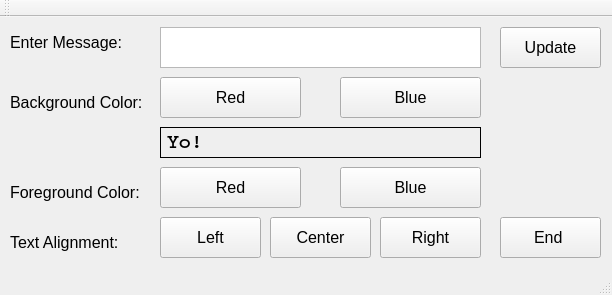
<?xml version="1.0" encoding="UTF-8"?>
<ui version="4.0">
 <class>P1Window</class>
 <widget class="QMainWindow" name="P1Window">
  <property name="geometry">
   <rect>
    <x>0</x>
    <y>0</y>
    <width>612</width>
    <height>295</height>
   </rect>
  </property>
  <property name="windowTitle">
   <string>P1Window</string>
  </property>
  <widget class="QWidget" name="centralWidget">
   <widget class="QPushButton" name="pushButton">
    <property name="geometry">
     <rect>
      <x>500</x>
      <y>10</y>
      <width>101</width>
      <height>41</height>
     </rect>
    </property>
    <property name="font">
     <font>
      <pointsize>12</pointsize>
     </font>
    </property>
    <property name="text">
     <string>Update</string>
    </property>
   </widget>
   <widget class="QLabel" name="label">
    <property name="geometry">
     <rect>
      <x>10</x>
      <y>10</y>
      <width>121</width>
      <height>31</height>
     </rect>
    </property>
    <property name="font">
     <font>
      <pointsize>12</pointsize>
     </font>
    </property>
    <property name="text">
     <string>Enter Message:</string>
    </property>
   </widget>
   <widget class="QPlainTextEdit" name="changeText">
    <property name="geometry">
     <rect>
      <x>160</x>
      <y>10</y>
      <width>321</width>
      <height>41</height>
     </rect>
    </property>
    <property name="font">
     <font>
      <family>Courier New</family>
      <pointsize>15</pointsize>
      <weight>75</weight>
      <bold>true</bold>
     </font>
    </property>
   </widget>
   <widget class="QLabel" name="targetTextLabel">
    <property name="geometry">
     <rect>
      <x>160</x>
      <y>110</y>
      <width>321</width>
      <height>31</height>
     </rect>
    </property>
    <property name="font">
     <font>
      <family>Courier</family>
      <pointsize>15</pointsize>
      <weight>75</weight>
      <bold>true</bold>
     </font>
    </property>
    <property name="layoutDirection">
     <enum>Qt::LeftToRight</enum>
    </property>
    <property name="frameShape">
     <enum>QFrame::Box</enum>
    </property>
    <property name="text">
     <string>Yo!</string>
    </property>
   </widget>
   <widget class="QLabel" name="label_2">
    <property name="geometry">
     <rect>
      <x>10</x>
      <y>70</y>
      <width>141</width>
      <height>31</height>
     </rect>
    </property>
    <property name="font">
     <font>
      <pointsize>12</pointsize>
     </font>
    </property>
    <property name="text">
     <string>Background Color:</string>
    </property>
   </widget>
   <widget class="QPushButton" name="backRedButton">
    <property name="geometry">
     <rect>
      <x>160</x>
      <y>60</y>
      <width>141</width>
      <height>41</height>
     </rect>
    </property>
    <property name="font">
     <font>
      <pointsize>12</pointsize>
     </font>
    </property>
    <property name="text">
     <string>Red</string>
    </property>
   </widget>
   <widget class="QPushButton" name="backBlueButton">
    <property name="geometry">
     <rect>
      <x>340</x>
      <y>60</y>
      <width>141</width>
      <height>41</height>
     </rect>
    </property>
    <property name="font">
     <font>
      <pointsize>12</pointsize>
     </font>
    </property>
    <property name="text">
     <string>Blue</string>
    </property>
   </widget>
   <widget class="QPushButton" name="foreBlueButton">
    <property name="geometry">
     <rect>
      <x>340</x>
      <y>150</y>
      <width>141</width>
      <height>41</height>
     </rect>
    </property>
    <property name="font">
     <font>
      <pointsize>12</pointsize>
     </font>
    </property>
    <property name="text">
     <string>Blue</string>
    </property>
   </widget>
   <widget class="QPushButton" name="foreRedButton">
    <property name="geometry">
     <rect>
      <x>160</x>
      <y>150</y>
      <width>141</width>
      <height>41</height>
     </rect>
    </property>
    <property name="font">
     <font>
      <pointsize>12</pointsize>
     </font>
    </property>
    <property name="text">
     <string>Red</string>
    </property>
   </widget>
   <widget class="QLabel" name="label_3">
    <property name="geometry">
     <rect>
      <x>10</x>
      <y>160</y>
      <width>141</width>
      <height>31</height>
     </rect>
    </property>
    <property name="font">
     <font>
      <pointsize>12</pointsize>
     </font>
    </property>
    <property name="text">
     <string>Foreground Color:</string>
    </property>
   </widget>
   <widget class="QLabel" name="label_4">
    <property name="geometry">
     <rect>
      <x>10</x>
      <y>210</y>
      <width>141</width>
      <height>31</height>
     </rect>
    </property>
    <property name="font">
     <font>
      <pointsize>12</pointsize>
     </font>
    </property>
    <property name="text">
     <string>Text Alignment:</string>
    </property>
   </widget>
   <widget class="QPushButton" name="textLeftButton">
    <property name="geometry">
     <rect>
      <x>160</x>
      <y>200</y>
      <width>101</width>
      <height>41</height>
     </rect>
    </property>
    <property name="font">
     <font>
      <pointsize>12</pointsize>
     </font>
    </property>
    <property name="text">
     <string>Left</string>
    </property>
   </widget>
   <widget class="QPushButton" name="textCenterButton">
    <property name="geometry">
     <rect>
      <x>270</x>
      <y>200</y>
      <width>101</width>
      <height>41</height>
     </rect>
    </property>
    <property name="font">
     <font>
      <pointsize>12</pointsize>
     </font>
    </property>
    <property name="text">
     <string>Center</string>
    </property>
   </widget>
   <widget class="QPushButton" name="textRightButton">
    <property name="geometry">
     <rect>
      <x>380</x>
      <y>200</y>
      <width>101</width>
      <height>41</height>
     </rect>
    </property>
    <property name="font">
     <font>
      <pointsize>12</pointsize>
     </font>
    </property>
    <property name="text">
     <string>Right</string>
    </property>
   </widget>
   <widget class="QPushButton" name="endButton">
    <property name="geometry">
     <rect>
      <x>500</x>
      <y>200</y>
      <width>101</width>
      <height>41</height>
     </rect>
    </property>
    <property name="font">
     <font>
      <pointsize>12</pointsize>
     </font>
    </property>
    <property name="text">
     <string>End </string>
    </property>
   </widget>
  </widget>
  <widget class="QMenuBar" name="menuBar">
   <property name="geometry">
    <rect>
     <x>0</x>
     <y>0</y>
     <width>612</width>
     <height>21</height>
    </rect>
   </property>
  </widget>
  <widget class="QToolBar" name="mainToolBar">
   <attribute name="toolBarArea">
    <enum>TopToolBarArea</enum>
   </attribute>
   <attribute name="toolBarBreak">
    <bool>false</bool>
   </attribute>
  </widget>
  <widget class="QStatusBar" name="statusBar"/>
 </widget>
 <layoutdefault spacing="6" margin="11"/>
 <resources/>
 <connections/>
</ui>
